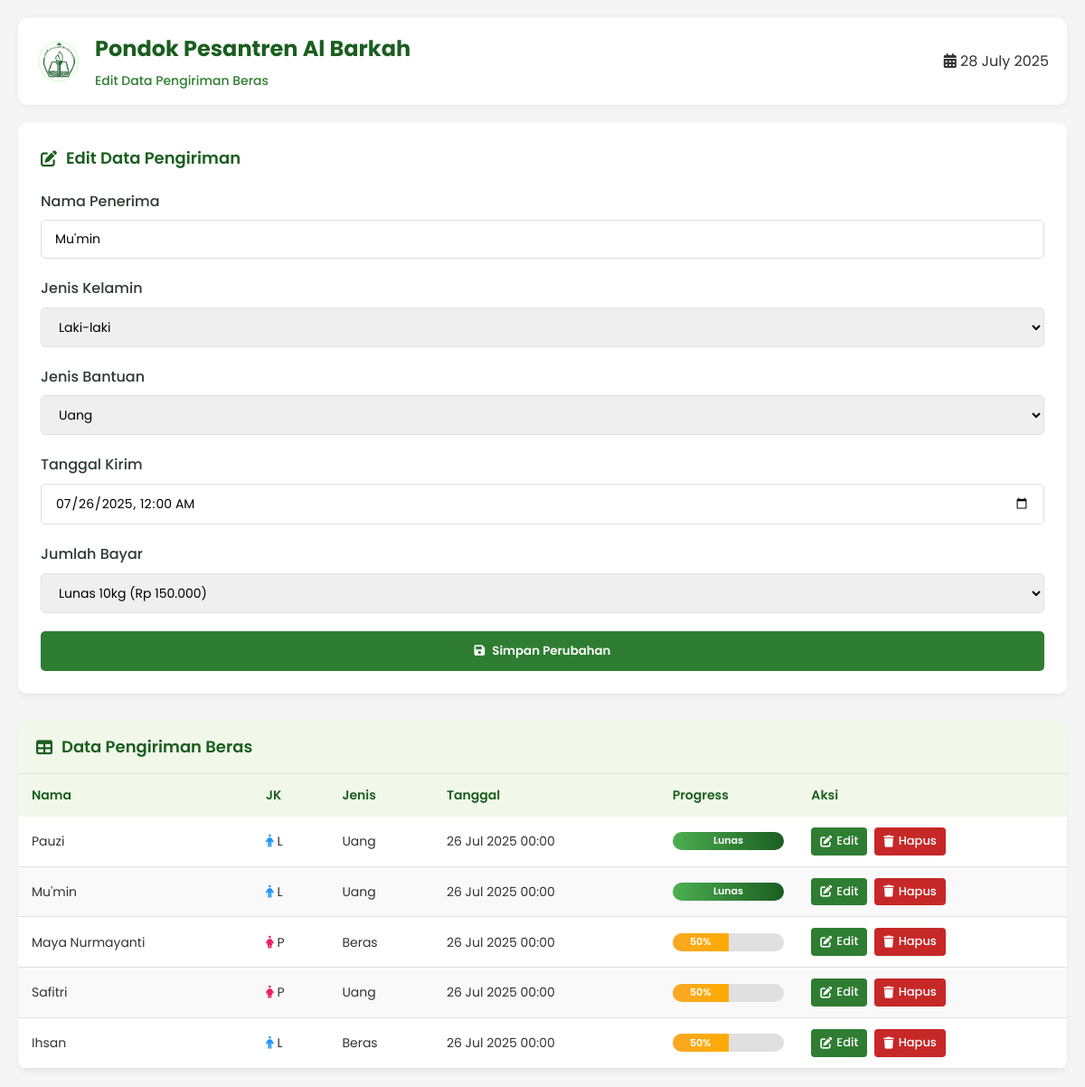
/edit.php?id=12 (signed in), run on the app's committed database.
### tables this page shows
CREATE TABLE `pengiriman_beras` (
  `id` int(11) NOT NULL,
  `nama` varchar(100) DEFAULT NULL,
  `jenis_kelamin` enum('L','P') DEFAULT NULL,
  `jenis` varchar(20) DEFAULT NULL,
  `tanggal` date DEFAULT NULL,
  `progres` int(11) DEFAULT NULL
);

### edit.php (the view, shortened to what this page needs)
<?php
include 'db.php';
$id = isset($_GET['id']) ? intval($_GET['id']) : 0;
$data = $koneksi->query("SELECT * FROM pengiriman_beras WHERE id = $id")->fetch_assoc();
?>
<!DOCTYPE html>
<html lang="id">
<head>
    <link rel="stylesheet" href="https://cdnjs.cloudflare.com/ajax/libs/font-awesome/6.0.0-beta3/css/all.min.css">
</head>
<body>
<div class="header">
    <div class="logo-container">
        <img src="logo.png" alt="Logo Al Barkah" class="logo">
        <div class="header-text">
            <h1>Pondok Pesantren Al Barkah</h1>
            <p>Edit Data Pengiriman Beras</p>
        </div>
    </div>
    <div class="period">
        <i class="fas fa-calendar-alt"></i>
        <span><?php echo date('d F Y'); ?></span>
    </div>
</div>
<div class="container">
    <div class="form-container">
        <h2 class="form-title"><i class="fas fa-edit"></i> Edit Data Pengiriman</h2>
        <form method="POST" action="proses_edit.php">
            <div class="form-group">
                <label for="nama">Nama Penerima</label>
                <input type="text" name="nama" id="nama" value="<?= $data['nama'] ?>" required>
            </div>
            <div class="form-group">
                <label for="jenis_kelamin">Jenis Kelamin</label>
                <select name="jenis_kelamin" id="jenis_kelamin" required>
                    <option value="L" <?= $data['jenis_kelamin'] == 'L' ? 'selected' : '' ?>>Laki-laki</option>
                </select>
            </div>
            <div class="form-group">
                <label for="jenis">Jenis Bantuan</label>
                <select name="jenis" id="jenis" required>
                    <option value="Uang" <?= $data['jenis'] == 'Uang' ? 'selected' : '' ?>>Uang</option>
                </select>
            </div>
            <div class="form-group">
                <label for="tanggal">Tanggal Kirim</label>
                <input type="datetime-local" name="tanggal" id="tanggal"
                       value="<?= date('Y-m-d\TH:i', strtotime($data['tanggal'])) ?>" required>
            </div>
            <div class="form-group">
                <label for="progres">Jumlah Bayar</label>
                <select name="progres" id="progres" required>
                    <option value="150000" <?= $data['progres'] == 150000 ? 'selected' : '' ?>>Lunas 10kg (Rp 150.000)</option>
                </select>
            </div>
            <button type="submit" class="submit-btn">
                <i class="fas fa-save"></i> Simpan Perubahan
            </button>
        </form>
    </div>
    <div class="table-container">
        <div class="table-header">
            <h2><i class="fas fa-table"></i> Data Pengiriman Beras</h2>
        </div>
        <table>
            <thead>
                <tr>
                    <th>Nama</th>
                    <th>JK</th>
                    <th>Jenis</th>
                    <th>Tanggal</th>
                    <th>Progress</th>
                    <th>Aksi</th>
                </tr>
            </thead>
            <tbody>
                <?php
                $sql = "SELECT * FROM pengiriman_beras ORDER BY tanggal DESC";
                $result = $koneksi->query($sql);
                if ($result->num_rows > 0) {
                    while ($row = $result->fetch_assoc()) {
                        $warna = 'red';
                        $persen = 0;
                        $label = "Belum Bayar";
                        $gender_icon = ($row['jenis_kelamin'] == 'L') ?
                            '<i class="fas fa-male" style="color: #2196F3;"></i>' :
                            '<i class="fas fa-female" style="color: #E91E63;"></i>';
                        if ($row['progres'] >= 150000) {
                            $warna = 'green';
                            $persen = 100;
                            $label = "Lunas";
                        } elseif ($row['progres'] > 0) {
                            $warna = 'yellow';
                            $persen = round(($row['progres'] / 150000) * 100);
                            $label = $persen . "%";
                        }
                        echo "<tr>
                            <td>{$row['nama']}</td>
                            <td>{$gender_icon} {$row['jenis_kelamin']}</td>
                            <td>{$row['jenis']}</td>
                            <td>" . date('d M Y H:i', strtotime($row['tanggal'])) . "</td>
                            <td>
                                <div class='progress-container'>
                                    <div class='progress-bar $warna' style='width: {$persen}%'>{$label}</div>
                                </div>
                            </td>
                            <td>
                                <div class='actions'>
                                    <a href='edit.php?id={$row['id']}' class='action-btn edit-btn'>
                                        <i class='fas fa-edit'></i> Edit
                                    </a>
                                    <a href='hapus.php?id={$row['id']}' class='action-btn delete-btn' onclick=\"return confirm('Yakin hapus data ini?')\">
                                        <i class='fas fa-trash'></i> Hapus
                                    </a>
                                </div>
                            </td>
                        </tr>";
                    }
                } else {
                    echo "<tr><td colspan='6' style='text-align: center; padding: 20px;'>Tidak ada data ditemukan</td></tr>";
                }
                ?>
            </tbody>
        </table>
    </div>
</div>
</body>
</html>

### edit.php (style rules this page uses)
:root { --primary: #2e7d32; --primary-light: #4caf50; --primary-dark: #1b5e20; --secondary: #8bc34a; --danger: #c62828; --warning: #f9a825; --info: #0288d1; --light: #f1f8e9; --light-gray: #f5f5f5; --dark: #2e3a33; --border: #e0e0e0; --text: #333; --text-light: #757575; }
* { margin: 0; padding: 0; box-sizing: border-box; font-family: 'Poppins', sans-serif; }
body { background-color: #f5f5f5; color: var(--text); line-height: 1.6; padding: 20px; }
.header { display: flex; justify-content: space-between; align-items: center; margin-bottom: 20px; padding: 15px 20px; background-color: white; border-radius: 10px; box-shadow: 0 2px 10px rgba(0,0,0,0.05); }
.logo-container { display: flex; align-items: center; gap: 15px; }
.logo { height: 50px; width: auto; }
.header-text h1 { color: var(--primary-dark); font-size: 24px; font-weight: 700; margin-bottom: 5px; }
.header-text p { color: var(--primary); font-size: 14px; font-weight: 500; }
.container { display: flex; gap: 30px; margin-top: 20px; }
.form-container { flex: 1; background: white; border-radius: 10px; padding: 25px; box-shadow: 0 4px 6px rgba(0, 0, 0, 0.05); height: fit-content; }
.form-title { font-size: 18px; font-weight: 600; color: var(--primary-dark); margin-bottom: 20px; display: flex; align-items: center; gap: 10px; }
.form-group { margin-bottom: 20px; }
.form-group label { display: block; font-weight: 500; color: var(--dark); margin-bottom: 8px; }
.form-group input, .form-group select { width: 100%; padding: 10px 15px; border: 1px solid var(--border); border-radius: 5px; font-size: 14px; transition: all 0.3s; }
.submit-btn { width: 100%; padding: 12px; background-color: var(--primary); color: white; border: none; border-radius: 5px; font-weight: 600; cursor: pointer; transition: all 0.3s; display: flex; align-items: center; justify-content: center; gap: 8px; }
.table-container { flex: 2; background: white; border-radius: 10px; box-shadow: 0 4px 6px rgba(0, 0, 0, 0.05); overflow: hidden; }
.table-header { padding: 15px 20px; border-bottom: 1px solid var(--border); display: flex; justify-content: space-between; align-items: center; background-color: var(--light); }
.table-header h2 { font-size: 18px; font-weight: 600; color: var(--primary-dark); display: flex; align-items: center; gap: 10px; }
table { width: 100%; border-collapse: collapse; }
th { background-color: var(--light); color: var(--primary-dark); padding: 12px 15px; text-align: left; font-weight: 600; font-size: 14px; }
td { padding: 12px 15px; border-bottom: 1px solid var(--border); font-size: 14px; }
tr:nth-child(even) { background-color: #f9f9f9; }
.actions { display: flex; gap: 8px; }
.action-btn { padding: 5px 10px; border-radius: 4px; text-decoration: none; font-size: 13px; font-weight: 500; transition: all 0.3s; display: flex; align-items: center; gap: 5px; }
.edit-btn { background-color: var(--primary); color: white; }
.delete-btn { background-color: var(--danger); color: white; }
.progress-container { width: 100%; height: 20px; background-color: #e0e0e0; border-radius: 10px; overflow: hidden; }
.progress-bar { height: 100%; display: flex; align-items: center; justify-content: center; color: white; font-weight: 600; font-size: 11px; transition: width 0.6s ease; }
.green { background: linear-gradient(90deg, var(--primary-light), var(--primary-dark)); }
.yellow { background: linear-gradient(90deg, var(--warning), #ffab00); }
@media (max-width: 1200px) { .container { flex-direction: column; } }
@media (max-width: 1200px) { .form-container, .table-container { width: 100%; } }

### data on the page
pengiriman_beras: nama "Mu'min", jenis_kelamin "Laki-laki", jenis "Uang", tanggal "07/26/2025 00:00", progres "Lunas 10kg (Rp 150.000)", jenis_kelamin "L", tanggal "26 Jul 2025 00:00", progres "Lunas"
pengiriman_beras: nama "Pauzi", jenis_kelamin "L", jenis "Uang", tanggal "26 Jul 2025 00:00", progres "Lunas"
pengiriman_beras: nama "Maya Nurmayanti", jenis_kelamin "P", jenis "Beras", tanggal "26 Jul 2025 00:00", progres "50%"
pengiriman_beras: nama "Safitri", jenis_kelamin "P", jenis "Uang", tanggal "26 Jul 2025 00:00", progres "50%"
pengiriman_beras: nama "Ihsan", jenis_kelamin "L", jenis "Beras", tanggal "26 Jul 2025 00:00", progres "50%"
